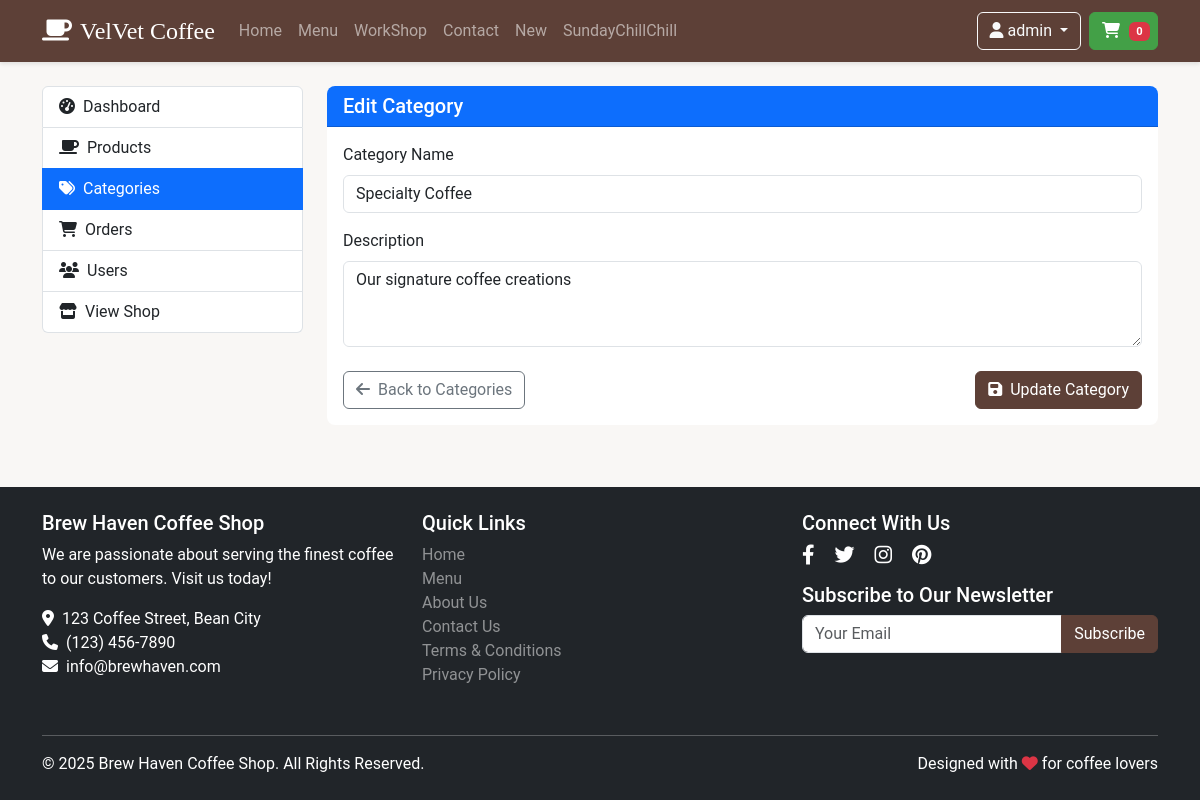
Screenshot of /admin/edit_category.php?id=3 (signed in) with the database file from the repository.
### tables this page shows
CREATE TABLE IF NOT EXISTS categories (
    id INT AUTO_INCREMENT PRIMARY KEY,
    name VARCHAR(100) NOT NULL,
    description TEXT,
    created DATETIME NOT NULL
);

### public/classes/Category.php (called while the page is built, shortened)
<?php
class Category {
    private $conn;
    private $table_name = "categories";
    public $id;
    public function __construct($db) {
        $this->conn = $db;
    }
    public function readOne() {
        $query = "SELECT id, name, description FROM " . $this->table_name . " WHERE id = ? LIMIT 0,1";
        $stmt = $this->conn->prepare($query);
        $stmt->bindParam(1, $this->id);
        $stmt->execute();
        $num = $stmt->rowCount();
        if ($num > 0) {
            $row = $stmt->fetch(PDO::FETCH_ASSOC);
            $this->name = $row['name'];
            $this->description = $row['description'];
            return true;
        }
        return false;
    }
}
?>

### public/admin/edit_category.php (the view, shortened to what this page needs)
<?php
include_once "../includes/header.php";
include_once "../classes/Category.php";
$database = new Database();
$db = $database->getConnection();
$category = new Category($db);
$category->id = $_GET['id'];
if (!$category->readOne()) {
    $_SESSION['error_msg'] = "Category not found.";
    header("Location: categories.php");
    exit;
}
?>
<div class="row">
    <div class="col-lg-3 mb-4">
        <div class="list-group">
            <a href="dashboard.php" class="list-group-item list-group-item-action">
                <i class="fas fa-tachometer-alt me-2"></i>Dashboard
            </a>
            <a href="products.php" class="list-group-item list-group-item-action">
                <i class="fas fa-coffee me-2"></i>Products
            </a>
            <a href="categories.php" class="list-group-item list-group-item-action active">
                <i class="fas fa-tags me-2"></i>Categories
            </a>
            <a href="orders.php" class="list-group-item list-group-item-action">
                <i class="fas fa-shopping-cart me-2"></i>Orders
            </a>
            <a href="users.php" class="list-group-item list-group-item-action">
                <i class="fas fa-users me-2"></i>Users
            </a>
            <a href="../index.php" class="list-group-item list-group-item-action">
                <i class="fas fa-store me-2"></i>View Shop
            </a>
        </div>
    </div>
    <div class="col-lg-9">
        <div class="card">
            <div class="card-header bg-primary text-white">
                <h5 class="mb-0">Edit Category</h5>
            </div>
            <div class="card-body">
                <form action="<?php echo htmlspecialchars($_SERVER["PHP_SELF"] . "?id=" . $category->id); ?>" method="post" id="editCategoryForm">
                    <div class="mb-3">
                        <label for="name" class="form-label">Category Name</label>
                        <input type="text" class="form-control" id="name" name="name" value="<?php echo htmlspecialchars($category->name); ?>" required>
                    </div>
                    <div class="mb-3">
                        <label for="description" class="form-label">Description</label>
                        <textarea class="form-control" id="description" name="description" rows="3"><?php echo htmlspecialchars($category->description); ?></textarea>
                    </div>
                    <div class="d-flex justify-content-between mt-4">
                        <a href="categories.php" class="btn btn-outline-secondary">
                            <i class="fas fa-arrow-left me-2"></i>Back to Categories
                        </a>
                        <button type="submit" class="btn btn-primary">
                            <i class="fas fa-save me-2"></i>Update Category
                        </button>
                    </div>
                </form>
            </div>
        </div>
    </div>
</div>
<?php
include_once "../includes/footer.php";
?>

### public/assets/css/style.css (style rules this page uses)
:root { --primary-color: #5d4037; --secondary-color: #8d6e63; --accent-color: #ff6d00; --light-color: #f5f5f5; --dark-color: #212121; }
body { font-family: 'Roboto', sans-serif; color: #333; min-height: 100vh; display: flex; flex-direction: column; background-color: #f9f7f5; }
.card { transition: transform 0.3s, box-shadow 0.3s; margin-bottom: 1.5rem; border: none; border-radius: 0.5rem; overflow: hidden; }
.btn-primary { background-color: var(--primary-color); border-color: var(--primary-color); }

### rows the page displays
categories: name "Specialty Coffee", description "Our signature coffee creations"

### other values shown
$_SESSION['username'] "admin"
